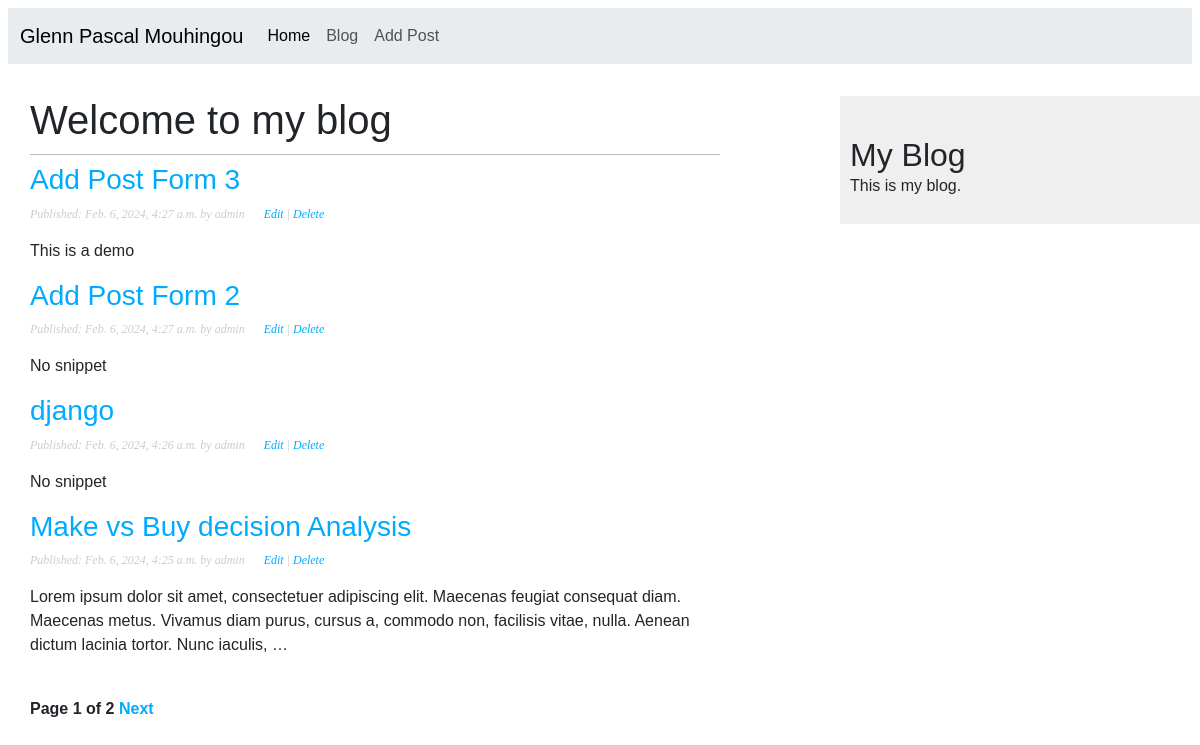
Screenshot of /blog/ with the database file from the repository.
### blog/models.py (models this page shows, shortened)
class Post(models.Model):
    class Status(models.TextChoices):
        PUBLISHED = 'PB', 'Published'
        DRAFT = 'DF', 'Draft'
    title = models.CharField(max_length=200, help_text="Post title.")
    slug = models.SlugField(max_length=200, unique_for_date='publish',
                            help_text="The slug of the post.")
    snippet = models.CharField(max_length=250,default="No snippet", help_text="The snippet of the post.")
    body = CKEditor5Field('content', config_name='extends')
    publish = models.DateTimeField(default=timezone.now,
                                   help_text="The date and time the post was published.")
    created_date = models.DateTimeField(auto_now_add=True,
                                        help_text="The date and time the post was created.")
    updated_date = models.DateTimeField(auto_now=True, help_text="The date and time the post was edited.")
    author = models.ForeignKey(User, on_delete=models.CASCADE)
    status = models.CharField(default=Status.DRAFT, max_length=20,
                              choices=Status.choices)
    class Meta:
        ordering = ['-publish']
        indexes = [
            models.Index(fields=['-publish'])
        ]
    def get_absolute_url(self):
        return reverse('blog:post_detail',
                       args=[self.publish.year,
                             self.publish.month,
                             self.publish.day,
                             self.slug])

### blog/views.py (the view)
# urls.py: path('blog/', PostListView.as_view(), name='post_list'),
class PostListView(ListView):
    paginate_by = 4
    model = Post
    queryset = Post.objects.filter(status='PB')
    template_name = 'blog/list.html'

### blog/templates/blog/list.html
{% extends 'blog/base.html' %}
{% block content %}
    <h1>{% block title %}Welcome to my blog{% endblock %}</h1>
    {% for post in object_list %}
        <h3>
            <a href="{{ post.get_absolute_url }}">
            {{ post.title }}
        </a>
        </h3>
        <p class="date">Published: {{ post.publish }} by {{ post.author }}
              <a class="ms-3" href="{% url 'blog:update_post' post.id %}">Edit </a> |
            <a href="{% url 'blog:post_delete' post.id %}"> Delete</a>
        </p>
        {{ post.snippet | truncatewords:30 | linebreaks }}
    {% endfor %}
    {% include "blog/pagination.html" with page=page_obj %}
{% endblock %}

### blog/templates/blog/base.html (shortened to what this page needs)
{% load static %}
<!DOCTYPE html>
<html lang="en">
<head>
 <link rel="stylesheet" href="https://cdn.jsdelivr.net/npm/bootstrap@5.3.2/dist/css/bootstrap.min.css">
    <link rel="stylesheet" href="{% static 'css/blog.css' %}">
</head>
<body>
    <div class="m-2">
            <nav class="navbar navbar-expand-sm bg-body-secondary">
  <div class="container-fluid">
    <a class="navbar-brand" href="#">Glenn Pascal Mouhingou</a>
    <div class="collapse navbar-collapse" id="navbarNav">
      <ul class="navbar-nav">
        <li class="nav-item">
          <a class="nav-link active" aria-current="page" href="#">Home</a>
        </li>
        <li class="nav-item">
          <a class="nav-link" href="{% url 'blog:post_list' %}">Blog</a>
        </li>
        <li class="nav-item">
          <a class="nav-link" href="{% url 'blog:post_add' %}">Add Post</a>
        </li>
      </ul>
    </div>
  </div>
</nav>
        <br>
    </div>
    <div id="content">
        {% block content %} {% endblock %}
    </div>
    <div id="sidebar">
        <h2>My Blog</h2>
        <p>This is my blog.</p>
    </div>
</body>
</html>

### blog/templates/blog/pagination.html (shortened to what this page needs)
<div class="pagination">
    <span class="step-links">
        <span class="current">
            Page {{ page_obj.number }} of {{ page_obj.paginator.num_pages }}
        </span>
            {% if page.has_next %}
                <a class="page-item" href="?page={{ page_obj.next_page_number }}">Next</a>
            {% endif %}
    </span>
</div>

### blog/static/css/blog.css (style rules this page uses)
body { margin:0; padding:0; font-family:helvetica, sans-serif; }
a { color:#00abff; text-decoration:none; }
h1 { font-weight:normal; border-bottom:1px solid #bbb; padding:0 0 10px 0; }
h2 { font-weight:normal; margin:30px 0 0; }
#content { float:left; width:60%; padding:0 0 0 30px; }
#sidebar { float:right; width:30%; padding:10px; background:#efefef; height:100%; }
p.date { color:#ccc; font-family: georgia, serif; font-size: 12px; font-style: italic; }
.pagination { margin:40px 0; font-weight:bold; }

### rows the page displays
Post: title "Add Post Form 3", publish "Feb. 6, 2024, 4:27 a.m.", author "admin", snippet "This is a demo"
Post: title "Add Post Form 2", publish "Feb. 6, 2024, 4:27 a.m.", author "admin", snippet "No snippet"
Post: title "django", publish "Feb. 6, 2024, 4:26 a.m.", author "admin", snippet "No snippet"
Post: title "Make vs Buy decision Analysis", publish "Feb. 6, 2024, 4:25 a.m.", author "admin", snippet "Lorem ipsum dolor sit amet, consectetuer adipiscing elit. Maecenas feugiat consequat diam. Maecenas metus. Vivamus diam purus, cursus a, commodo non, facilisis vitae, nulla. Aenean dictum lacinia tortor. Nunc iaculis, …"

### other values shown
{{ page_obj.number }} "1"
{{ page_obj.paginator.num_pages }} "2"
